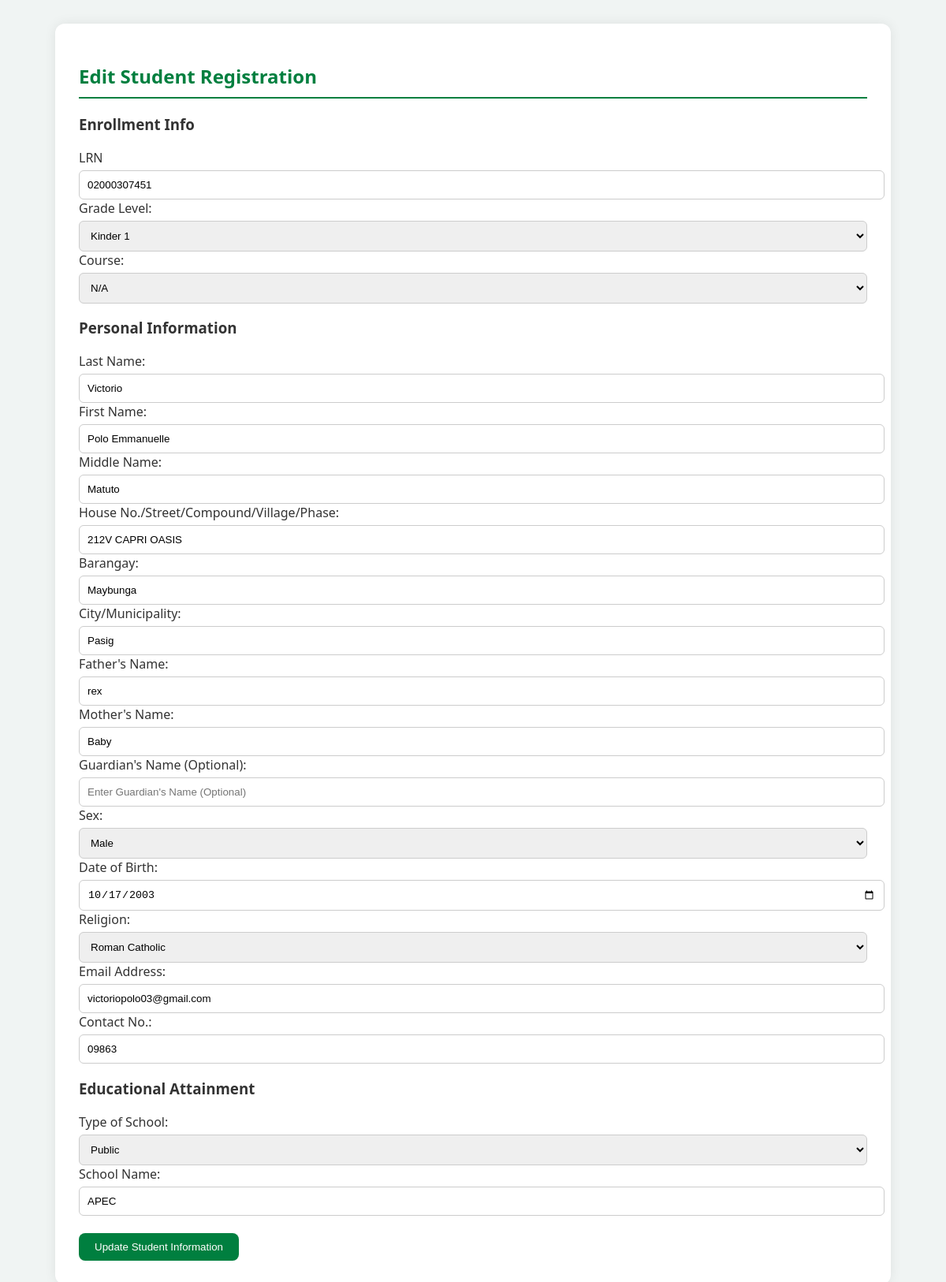
Screenshot of /edit_student.php?id=36 with the database file from the repository.
### tables this page shows
CREATE TABLE `students_registration` (
  `id` int(11) NOT NULL,
  `student_number` varchar(50) DEFAULT NULL,
  `year` varchar(50) NOT NULL,
  `course` varchar(50) DEFAULT NULL,
  `lrn` varchar(50) NOT NULL,
  `lastname` varchar(100) NOT NULL,
  `firstname` varchar(100) NOT NULL,
  `middlename` varchar(100) NOT NULL,
  `specaddress` varchar(255) NOT NULL,
  `brgy` varchar(100) NOT NULL,
  `city` varchar(100) NOT NULL,
  `mother` varchar(100) NOT NULL,
  `father` varchar(100) NOT NULL,
  `gname` varchar(100) DEFAULT NULL,
  `sex` varchar(10) NOT NULL,
  `dob` date NOT NULL,
  `religion` varchar(50) NOT NULL,
  `emailaddress` varchar(100) NOT NULL,
  `contactno` varchar(20) NOT NULL,
  `schooltype` varchar(50) NOT NULL,
  `sname` varchar(255) DEFAULT NULL,
  `created_at` timestamp NOT NULL DEFAULT CURRENT_TIMESTAMP,
  `enrollment_status` enum('waiting','enrolled') DEFAULT 'waiting',
  `student_type` varchar(10) DEFAULT NULL,
  `academic_status` varchar(50) NOT NULL DEFAULT '',
  `portal_status` enum('pending','activated') DEFAULT 'pending'
);

### edit_student.php (the view, shortened to what this page needs)
<?php
include 'db_connection.php';
if (isset($_GET['id'])) {
    $id = intval($_GET['id']);
    $query = "SELECT * FROM students_registration WHERE id = $id";
    $result = mysqli_query($conn, $query);
    $student = mysqli_fetch_assoc($result);
}
?>
<!DOCTYPE html>
<html>
<head>
</head>
<body>
<div class="container">
    <h2>Edit Student Registration</h2>
    <form method="post" action="">
        <h3>Enrollment Info</h3>
        <label>LRN</label>
        <input type="text" name="Lrn" value="<?= htmlspecialchars($student['lrn']) ?>" placeholder="Enter Student No" required>
        <label>Grade Level:</label>
            <select name="year" required>
                <?php
                $grades = [
                    'k1' => 'Kinder 1',
                    'k2' => 'Kinder 2',
                    'g1' => 'Grade 1',
                    'g2' => 'Grade 2',
                    'g3' => 'Grade 3',
                    'g4' => 'Grade 4',
                    'g5' => 'Grade 5',
                    'g6' => 'Grade 6',
                    'g7' => 'Grade 7',
                    'g8' => 'Grade 8',
                    'g9' => 'Grade 9',
                    'g10' => 'Grade 10',
                    'g11' => 'Grade 11',
                    'g12' => 'Grade 12',
                ];
                foreach ($grades as $code => $label) {
                    $selected = $student['year'] == $code ? 'selected' : '';
                    echo "<option value='$code' $selected>$label</option>";
                }
                ?>
            </select>
        <label>Course:</label>
        <select name="course" required>
            <?php
            $courses = ['N/A', 'ABM', 'HUMSS', 'GAS', 'TVL - ICT', 'TVL - HE'];
            foreach ($courses as $c) {
                $selected = $student['course'] == $c ? 'selected' : '';
                echo "<option value='$c' $selected>$c</option>";
            }
            ?>
        </select>
        <h3>Personal Information</h3>
        <label>Last Name:</label>
        <input type="text" name="lastname" value="<?= htmlspecialchars($student['lastname']) ?>" placeholder="Enter Last Name" required>
        <label>First Name:</label>
        <input type="text" name="firstname" value="<?= htmlspecialchars($student['firstname']) ?>" placeholder="Enter First Name" required>
        <label>Middle Name:</label>
        <input type="text" name="middlename" value="<?= htmlspecialchars($student['middlename']) ?>" placeholder="Enter Middle Name">
        <label>House No./Street/Compound/Village/Phase:</label>
        <input type="text" name="specaddress" value="<?= htmlspecialchars($student['specaddress']) ?>" placeholder="Enter House Address" required>
        <label>Barangay:</label>
        <input type="text" name="brgy" value="<?= htmlspecialchars($student['brgy']) ?>" placeholder="Enter Barangay" required>
        <label>City/Municipality:</label>
        <input type="text" name="city" value="<?= htmlspecialchars($student['city']) ?>" placeholder="Enter City/Municipality" required>
        <label>Father's Name:</label>
        <input type="text" name="father" value="<?= htmlspecialchars($student['father']) ?>" placeholder="Enter Father's Name" required>
        <label>Mother's Name:</label>
        <input type="text" name="mother" value="<?= htmlspecialchars($student['mother']) ?>" placeholder="Enter Mother's Name" required>
        <label>Guardian's Name (Optional):</label>
        <input type="text" name="gname" value="<?= htmlspecialchars($student['gname']) ?>" placeholder="Enter Guardian's Name (Optional)">
        <label>Sex:</label>
        <select name="sex" required>
            <option value="Male" <?= $student['sex'] == 'Male' ? 'selected' : ''; ?>>Male</option>
        </select>
        <label>Date of Birth:</label>
        <input type="date" name="dob" value="<?= htmlspecialchars($student['dob']) ?>" required>
        <label>Religion:</label>
        <select name="religion" required>
            <option value="Roman Catholic" <?= $student['religion'] == 'Roman Catholic' ? 'selected' : ''; ?>>Roman Catholic</option>
        </select>
        <label>Email Address:</label>
        <input type="email" name="emailaddress" value="<?= htmlspecialchars($student['emailaddress']) ?>" placeholder="Enter Email Address" required>
        <label>Contact No.:</label>
        <input type="tel" name="contactno" value="<?= htmlspecialchars($student['contactno']) ?>" placeholder="Enter Contact No." required>
        <h3>Educational Attainment</h3>
        <label>Type of School:</label>
        <select name="schooltype" required>
            <option value="Public" <?= $student['schooltype'] == 'Public' ? 'selected' : ''; ?>>Public</option>
        </select>
        <label>School Name:</label>
        <input type="text" name="sname" value="<?= htmlspecialchars($student['sname']) ?>" placeholder="Enter Last School Attended" required>
        <br><br>
        <input type="submit" value="Update Student Information">
    </form>
</div>
</body>
</html>

### edit_student.php (style rules this page uses)
body { font-family: 'Segoe UI', Tahoma, Geneva, Verdana, sans-serif; background-color: #f0f4f3; margin: 0; padding: 0; color: #333; }
.container { width: 90%; max-width: 1000px; margin: 30px auto; background: white; padding: 30px; border-radius: 12px; box-shadow: 0 0 15px rgba(0, 0, 0, 0.08); }
h2 { color: #007f3f; border-bottom: 2px solid #007f3f; padding-bottom: 10px; }
input[type="text"], input[type="date"], select, input[type="email"], input[type="tel"] { border: 1px solid #ccc; border-radius: 6px; padding: 10px; width: 100%; margin-top: 5px; }
input[type="submit"], button { background-color: #007f3f; color: white; padding: 10px 20px; border: none; border-radius: 8px; cursor: pointer; }

### rows the page displays
students_registration: Lrn "02000307451", lastname "Victorio", firstname "Polo Emmanuelle", middlename "Matuto", specaddress "212V CAPRI OASIS", brgy "Maybunga", city "Pasig", father "rex", mother "Baby", sex "Male", dob "10/17/2003", emailaddress "victoriopolo03@gmail.com", contactno "09863", sname "APEC"

### other values shown
form field year "Kinder 1"
form field course "N/A"
